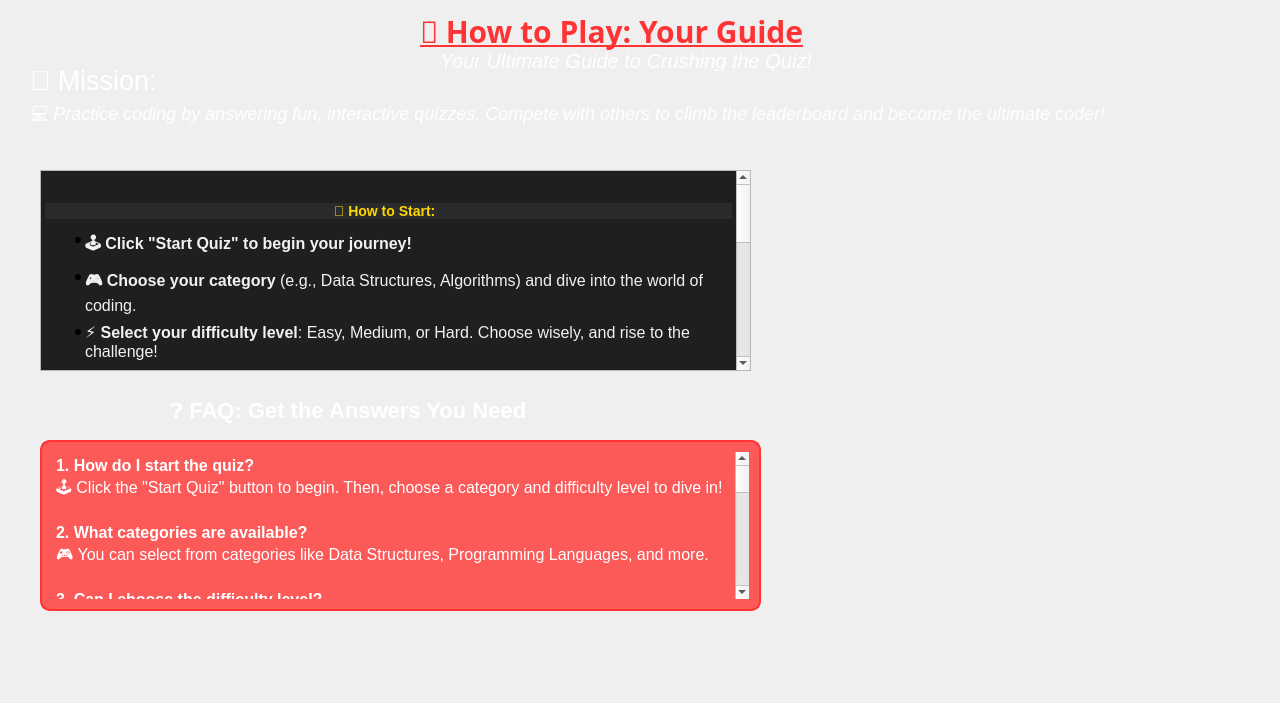
<?xml version="1.0" encoding="UTF-8"?>
<ui version="4.0">
 <class>howToPlay</class>
 <widget class="QDialog" name="howToPlay">
  <property name="geometry">
   <rect>
    <x>0</x>
    <y>0</y>
    <width>1280</width>
    <height>703</height>
   </rect>
  </property>
  <property name="windowTitle">
   <string>Dialog</string>
  </property>
  <widget class="QLabel" name="label">
   <property name="geometry">
    <rect>
     <x>0</x>
     <y>0</y>
     <width>1280</width>
     <height>703</height>
    </rect>
   </property>
   <property name="styleSheet">
    <string notr="true"/>
   </property>
   <property name="text">
    <string/>
   </property>
   <property name="pixmap">
    <pixmap resource="ImagesAndIcons.qrc">:/images/icons &amp; images/how to play page.jpg</pixmap>
   </property>
   <property name="scaledContents">
    <bool>true</bool>
   </property>
  </widget>
  <widget class="QLabel" name="label_2">
   <property name="geometry">
    <rect>
     <x>420</x>
     <y>10</y>
     <width>441</width>
     <height>41</height>
    </rect>
   </property>
   <property name="font">
    <font>
     <family>Algerian</family>
     <pointsize>-1</pointsize>
     <bold>true</bold>
     <underline>true</underline>
    </font>
   </property>
   <property name="styleSheet">
    <string notr="true">QLabel {
    color: #FF3333; /* Controller Red Color */
    font-size: 30px;
    font-weight: bold;
}</string>
   </property>
   <property name="text">
    <string>🎲 How to Play: Your Guide</string>
   </property>
  </widget>
  <widget class="QLabel" name="label_3">
   <property name="geometry">
    <rect>
     <x>30</x>
     <y>90</y>
     <width>1171</width>
     <height>51</height>
    </rect>
   </property>
   <property name="font">
    <font>
     <pointsize>-1</pointsize>
     <italic>true</italic>
    </font>
   </property>
   <property name="styleSheet">
    <string notr="true">QLabel {
    color: white;
    font-size: 18px;
    font-style: italic;
}</string>
   </property>
   <property name="text">
    <string>💻 Practice coding by answering fun, interactive quizzes. Compete with others to climb the leaderboard and become the ultimate coder! 🎯</string>
   </property>
  </widget>
  <widget class="QLabel" name="label_4">
   <property name="geometry">
    <rect>
     <x>30</x>
     <y>60</y>
     <width>221</width>
     <height>41</height>
    </rect>
   </property>
   <property name="font">
    <font>
     <pointsize>20</pointsize>
    </font>
   </property>
   <property name="styleSheet">
    <string notr="true">color: rgb(255, 255, 255)</string>
   </property>
   <property name="text">
    <string>🚀 Mission:</string>
   </property>
  </widget>
  <widget class="QTextBrowser" name="textBrowser">
   <property name="geometry">
    <rect>
     <x>40</x>
     <y>170</y>
     <width>711</width>
     <height>201</height>
    </rect>
   </property>
   <property name="styleSheet">
    <string notr="true">QLabel *label = new QLabel(&quot;Highlighted Text&quot;);
label-&gt;setStyleSheet(&quot;QLabel { background-color: yellow; color: black; }&quot;);</string>
   </property>
   <property name="html">
    <string>&lt;!DOCTYPE HTML PUBLIC &quot;-//W3C//DTD HTML 4.0//EN&quot; &quot;http://www.w3.org/TR/REC-html40/strict.dtd&quot;&gt;
&lt;html&gt;&lt;head&gt;&lt;meta name=&quot;qrichtext&quot; content=&quot;1&quot; /&gt;&lt;meta charset=&quot;utf-8&quot; /&gt;&lt;style type=&quot;text/css&quot;&gt;
p, li { white-space: pre-wrap; }
hr { height: 1px; border-width: 0; }
li.unchecked::marker { content: &quot;\2610&quot;; }
li.checked::marker { content: &quot;\2612&quot;; }
&lt;/style&gt;&lt;/head&gt;&lt;body style=&quot; font-family:'Segoe UI'; font-size:9pt; font-weight:400; font-style:normal;&quot; bgcolor=&quot;#1f1f1f&quot;&gt;
&lt;p style=&quot; margin-top:0px; margin-bottom:0px; margin-left:0px; margin-right:0px; -qt-block-indent:0; text-indent:0px;&quot;&gt;&lt;span style=&quot; color:#f1f1f1;&quot;&gt;  &lt;/span&gt;&lt;/p&gt;
&lt;h3 align=&quot;center&quot; style=&quot; margin-top:14px; margin-bottom:12px; margin-left:0px; margin-right:0px; -qt-block-indent:0; text-indent:0px; background-color:#292b2c;&quot;&gt;&lt;span style=&quot; font-size:12pt; font-weight:700; color:#ffd700;&quot;&gt;🌟 How to Start:&lt;/span&gt;&lt;span style=&quot; font-size:12pt; font-weight:700; color:#f1f1f1;&quot;&gt;  &lt;/span&gt;&lt;/h3&gt;
&lt;ul style=&quot;margin-top: 0px; margin-bottom: 0px; margin-left: 0px; margin-right: 0px; -qt-list-indent: 1;&quot;&gt;
&lt;li style=&quot; font-size:12pt; color:#f1f1f1;&quot; style=&quot; margin-top:12px; margin-bottom:0px; margin-left:0px; margin-right:0px; -qt-block-indent:0; text-indent:0px;&quot;&gt;&lt;span style=&quot; font-weight:700;&quot;&gt;🕹️ Click &amp;quot;Start Quiz&amp;quot; to begin your journey!&lt;/span&gt;    &lt;/li&gt;
&lt;li style=&quot; font-size:12pt; color:#f1f1f1;&quot; style=&quot; margin-top:8px; margin-bottom:0px; margin-left:0px; margin-right:0px; -qt-block-indent:0; text-indent:0px;&quot;&gt;&lt;span style=&quot; font-weight:700;&quot;&gt;🎮 Choose your category&lt;/span&gt; (e.g., Data Structures, Algorithms) and dive into the world of coding.    &lt;/li&gt;
&lt;li style=&quot; font-size:12pt; color:#f1f1f1;&quot; style=&quot; margin-top:8px; margin-bottom:12px; margin-left:0px; margin-right:0px; -qt-block-indent:0; text-indent:0px;&quot;&gt;&lt;span style=&quot; font-weight:700;&quot;&gt;⚡ Select your difficulty level&lt;/span&gt;: Easy, Medium, or Hard. Choose wisely, and rise to the challenge!    &lt;/li&gt;&lt;/ul&gt;
&lt;h3 align=&quot;center&quot; style=&quot; margin-top:14px; margin-bottom:12px; margin-left:0px; margin-right:0px; -qt-block-indent:0; text-indent:0px; background-color:#292b2c;&quot;&gt;&lt;span style=&quot; font-size:12pt; font-weight:700; color:#ffd700;&quot;&gt;🔥 Rules:&lt;/span&gt;&lt;span style=&quot; font-size:12pt; font-weight:700; color:#f1f1f1;&quot;&gt;  &lt;/span&gt;&lt;/h3&gt;
&lt;ul style=&quot;margin-top: 0px; margin-bottom: 0px; margin-left: 0px; margin-right: 0px; -qt-list-indent: 1;&quot;&gt;
&lt;li style=&quot; font-size:12pt; color:#f1f1f1;&quot; style=&quot; margin-top:12px; margin-bottom:0px; margin-left:0px; margin-right:0px; -qt-block-indent:0; text-indent:0px;&quot;&gt;&lt;span style=&quot; font-weight:700;&quot;&gt;⏰ Timed quizzes&lt;/span&gt;: Answer before the clock runs out to earn points!    &lt;/li&gt;
&lt;li style=&quot; font-size:12pt; color:#f1f1f1;&quot; style=&quot; margin-top:8px; margin-bottom:0px; margin-left:0px; margin-right:0px; -qt-block-indent:0; text-indent:0px;&quot;&gt;&lt;span style=&quot; font-weight:700;&quot;&gt;🎯 Points awarded for correct answers&lt;/span&gt;: Get them right to climb the leaderboard.     &lt;/li&gt;&lt;/ul&gt;
&lt;h3 align=&quot;center&quot; style=&quot; margin-top:14px; margin-bottom:12px; margin-left:0px; margin-right:0px; -qt-block-indent:0; text-indent:0px; background-color:#292b2c;&quot;&gt;&lt;span style=&quot; font-size:12pt; font-weight:700; color:#ffd700;&quot;&gt;💡 Tips for Success:&lt;/span&gt;&lt;span style=&quot; font-size:12pt; font-weight:700; color:#f1f1f1;&quot;&gt;  &lt;/span&gt;&lt;/h3&gt;
&lt;ul style=&quot;margin-top: 0px; margin-bottom: 0px; margin-left: 0px; margin-right: 0px; -qt-list-indent: 1;&quot;&gt;
&lt;li style=&quot; font-size:12pt; color:#f1f1f1;&quot; style=&quot; margin-top:12px; margin-bottom:0px; margin-left:0px; margin-right:0px; -qt-block-indent:0; text-indent:0px;&quot;&gt;&lt;span style=&quot; font-weight:700;&quot;&gt;📚 Choose familiar categories first&lt;/span&gt; to build confidence.    &lt;/li&gt;
&lt;li style=&quot; font-size:12pt; color:#f1f1f1;&quot; style=&quot; margin-top:8px; margin-bottom:0px; margin-left:0px; margin-right:0px; -qt-block-indent:0; text-indent:0px;&quot;&gt;&lt;span style=&quot; font-weight:700;&quot;&gt;⏳ Manage your time wisely&lt;/span&gt;: Don’t rush, but keep an eye on the clock!    &lt;/li&gt;
&lt;li style=&quot; font-size:12pt; color:#f1f1f1;&quot; style=&quot; margin-top:8px; margin-bottom:0px; margin-left:0px; margin-right:0px; -qt-block-indent:0; text-indent:0px;&quot;&gt;&lt;span style=&quot; font-weight:700;&quot;&gt;📈 Monitor your progress&lt;/span&gt;: Track how you're improving and aim for that high score!    &lt;/li&gt;
&lt;li style=&quot; font-size:12pt; color:#f1f1f1;&quot; style=&quot; margin-top:8px; margin-bottom:12px; margin-left:0px; margin-right:0px; -qt-block-indent:0; text-indent:0px;&quot;&gt;&lt;span style=&quot; font-weight:700;&quot;&gt;💪 Challenge yourself&lt;/span&gt;: As you get better, increase the difficulty to keep the game exciting!    &lt;/li&gt;&lt;/ul&gt;
&lt;h3 align=&quot;center&quot; style=&quot; margin-top:14px; margin-bottom:12px; margin-left:0px; margin-right:0px; -qt-block-indent:0; text-indent:0px; background-color:#292b2c;&quot;&gt;&lt;span style=&quot; font-size:12pt; font-weight:700; color:#ffd700;&quot;&gt;🏆 Extra Features:&lt;/span&gt;&lt;span style=&quot; font-size:12pt; font-weight:700; color:#f1f1f1;&quot;&gt;  &lt;/span&gt;&lt;/h3&gt;
&lt;ul style=&quot;margin-top: 0px; margin-bottom: 0px; margin-left: 0px; margin-right: 0px; -qt-list-indent: 1;&quot;&gt;
&lt;li style=&quot; font-size:12pt; color:#f1f1f1;&quot; style=&quot; margin-top:12px; margin-bottom:0px; margin-left:0px; margin-right:0px; -qt-block-indent:0; text-indent:0px;&quot;&gt;&lt;span style=&quot; font-weight:700;&quot;&gt;📅 Daily Quiz Challenge&lt;/span&gt;: Compete every day to earn bonus points and climb the leaderboard faster!    &lt;/li&gt;
&lt;li style=&quot; font-size:12pt; color:#f1f1f1;&quot; style=&quot; margin-top:8px; margin-bottom:12px; margin-left:0px; margin-right:0px; -qt-block-indent:0; text-indent:0px;&quot;&gt;&lt;span style=&quot; font-weight:700;&quot;&gt;🔍 Analyze your performance&lt;/span&gt;: Review your results and master your skills for the next quiz!  &lt;/li&gt;&lt;/ul&gt;&lt;/body&gt;&lt;/html&gt;</string>
   </property>
  </widget>
  <widget class="QLabel" name="label_5">
   <property name="geometry">
    <rect>
     <x>170</x>
     <y>390</y>
     <width>411</width>
     <height>41</height>
    </rect>
   </property>
   <property name="font">
    <font>
     <pointsize>-1</pointsize>
     <bold>true</bold>
    </font>
   </property>
   <property name="styleSheet">
    <string notr="true">QLabel {
    color: white; /* Controller Red Color */
    font-size: 22px;
    font-weight: bold;
}</string>
   </property>
   <property name="text">
    <string>❓ FAQ: Get the Answers You Need</string>
   </property>
  </widget>
  <widget class="QTextBrowser" name="textBrowser_2">
   <property name="geometry">
    <rect>
     <x>40</x>
     <y>440</y>
     <width>721</width>
     <height>171</height>
    </rect>
   </property>
   <property name="styleSheet">
    <string notr="true">QTextBrowser {
    background-color: rgba(255, 51, 51, 0.8); /* Glowing red background */
    border: 2px solid #FF3333; /* Red border matching the controller */
    border-radius: 10px; /* Rounded corners for aesthetics */
    color: white; /* Text color */
    font-size: 16px; /* Adjust size for readability */
    font-family: Arial, sans-serif; /* Font style */
    padding: 10px; /* Inner padding for spacing */
    box-shadow: 0px 0px 15px rgba(255, 51, 51, 0.9); /* Glow effect */
}</string>
   </property>
   <property name="html">
    <string>&lt;!DOCTYPE HTML PUBLIC &quot;-//W3C//DTD HTML 4.0//EN&quot; &quot;http://www.w3.org/TR/REC-html40/strict.dtd&quot;&gt;
&lt;html&gt;&lt;head&gt;&lt;meta name=&quot;qrichtext&quot; content=&quot;1&quot; /&gt;&lt;meta charset=&quot;utf-8&quot; /&gt;&lt;style type=&quot;text/css&quot;&gt;
p, li { white-space: pre-wrap; }
hr { height: 1px; border-width: 0; }
li.unchecked::marker { content: &quot;\2610&quot;; }
li.checked::marker { content: &quot;\2612&quot;; }
&lt;/style&gt;&lt;/head&gt;&lt;body style=&quot; font-family:'Arial','sans-serif'; font-size:16px; font-weight:400; font-style:normal;&quot;&gt;
&lt;p style=&quot; margin-top:0px; margin-bottom:0px; margin-left:0px; margin-right:0px; -qt-block-indent:0; text-indent:0px;&quot;&gt;&lt;span style=&quot; font-family:'Segoe UI'; font-size:12pt; font-weight:700;&quot;&gt;1. How do I start the quiz?&lt;/span&gt;&lt;/p&gt;
&lt;p style=&quot; margin-top:0px; margin-bottom:0px; margin-left:0px; margin-right:0px; -qt-block-indent:0; text-indent:0px;&quot;&gt;&lt;span style=&quot; font-family:'Segoe UI'; font-size:12pt;&quot;&gt;🕹️ Click the &amp;quot;Start Quiz&amp;quot; button to begin. Then, choose a category and difficulty level to dive in!&lt;/span&gt;&lt;/p&gt;
&lt;p style=&quot;-qt-paragraph-type:empty; margin-top:0px; margin-bottom:0px; margin-left:0px; margin-right:0px; -qt-block-indent:0; text-indent:0px; font-family:'Segoe UI'; font-size:12pt;&quot;&gt;&lt;br /&gt;&lt;/p&gt;
&lt;p style=&quot; margin-top:0px; margin-bottom:0px; margin-left:0px; margin-right:0px; -qt-block-indent:0; text-indent:0px;&quot;&gt;&lt;span style=&quot; font-family:'Segoe UI'; font-size:12pt; font-weight:700;&quot;&gt;2. What categories are available?&lt;/span&gt;&lt;/p&gt;
&lt;p style=&quot; margin-top:0px; margin-bottom:0px; margin-left:0px; margin-right:0px; -qt-block-indent:0; text-indent:0px;&quot;&gt;&lt;span style=&quot; font-family:'Segoe UI'; font-size:12pt;&quot;&gt;🎮 You can select from categories like Data Structures, Programming Languages, and more.&lt;/span&gt;&lt;/p&gt;
&lt;p style=&quot;-qt-paragraph-type:empty; margin-top:0px; margin-bottom:0px; margin-left:0px; margin-right:0px; -qt-block-indent:0; text-indent:0px; font-family:'Segoe UI'; font-size:12pt;&quot;&gt;&lt;br /&gt;&lt;/p&gt;
&lt;p style=&quot; margin-top:0px; margin-bottom:0px; margin-left:0px; margin-right:0px; -qt-block-indent:0; text-indent:0px;&quot;&gt;&lt;span style=&quot; font-family:'Segoe UI'; font-size:12pt; font-weight:700;&quot;&gt;3. Can I choose the difficulty level?&lt;/span&gt;&lt;/p&gt;
&lt;p style=&quot; margin-top:0px; margin-bottom:0px; margin-left:0px; margin-right:0px; -qt-block-indent:0; text-indent:0px;&quot;&gt;&lt;span style=&quot; font-family:'Segoe UI'; font-size:12pt;&quot;&gt;⚡ Yes! You can pick from Easy, Medium, or Hard, depending on your skill level.&lt;/span&gt;&lt;/p&gt;
&lt;p style=&quot;-qt-paragraph-type:empty; margin-top:0px; margin-bottom:0px; margin-left:0px; margin-right:0px; -qt-block-indent:0; text-indent:0px; font-family:'Segoe UI'; font-size:12pt;&quot;&gt;&lt;br /&gt;&lt;/p&gt;
&lt;p style=&quot; margin-top:0px; margin-bottom:0px; margin-left:0px; margin-right:0px; -qt-block-indent:0; text-indent:0px;&quot;&gt;&lt;span style=&quot; font-family:'Segoe UI'; font-size:12pt; font-weight:700;&quot;&gt;4. Are the quizzes timed?&lt;/span&gt;&lt;/p&gt;
&lt;p style=&quot; margin-top:0px; margin-bottom:0px; margin-left:0px; margin-right:0px; -qt-block-indent:0; text-indent:0px;&quot;&gt;&lt;span style=&quot; font-family:'Segoe UI'; font-size:12pt;&quot;&gt;⏰ Yes, quizzes are timed. Answer before the clock runs out to earn points!&lt;/span&gt;&lt;/p&gt;
&lt;p style=&quot;-qt-paragraph-type:empty; margin-top:0px; margin-bottom:0px; margin-left:0px; margin-right:0px; -qt-block-indent:0; text-indent:0px; font-family:'Segoe UI'; font-size:12pt;&quot;&gt;&lt;br /&gt;&lt;/p&gt;
&lt;p style=&quot; margin-top:0px; margin-bottom:0px; margin-left:0px; margin-right:0px; -qt-block-indent:0; text-indent:0px;&quot;&gt;&lt;span style=&quot; font-family:'Segoe UI'; font-size:12pt; font-weight:700;&quot;&gt;5. How are points awarded?&lt;/span&gt;&lt;/p&gt;
&lt;p style=&quot; margin-top:0px; margin-bottom:0px; margin-left:0px; margin-right:0px; -qt-block-indent:0; text-indent:0px;&quot;&gt;&lt;span style=&quot; font-family:'Segoe UI'; font-size:12pt;&quot;&gt;🎯 You get points for correct answers. &lt;/span&gt;&lt;/p&gt;
&lt;p style=&quot;-qt-paragraph-type:empty; margin-top:0px; margin-bottom:0px; margin-left:0px; margin-right:0px; -qt-block-indent:0; text-indent:0px; font-family:'Segoe UI'; font-size:12pt;&quot;&gt;&lt;br /&gt;&lt;/p&gt;
&lt;p style=&quot; margin-top:0px; margin-bottom:0px; margin-left:0px; margin-right:0px; -qt-block-indent:0; text-indent:0px;&quot;&gt;&lt;span style=&quot; font-family:'Segoe UI'; font-size:12pt; font-weight:700;&quot;&gt;6. How can I improve my score?&lt;/span&gt;&lt;/p&gt;
&lt;p style=&quot; margin-top:0px; margin-bottom:0px; margin-left:0px; margin-right:0px; -qt-block-indent:0; text-indent:0px;&quot;&gt;&lt;span style=&quot; font-family:'Segoe UI'; font-size:12pt;&quot;&gt;💡 Start with familiar categories, manage your time wisely, and aim to increase the difficulty as you improve.&lt;/span&gt;&lt;/p&gt;
&lt;p style=&quot;-qt-paragraph-type:empty; margin-top:0px; margin-bottom:0px; margin-left:0px; margin-right:0px; -qt-block-indent:0; text-indent:0px; font-family:'Segoe UI'; font-size:12pt;&quot;&gt;&lt;br /&gt;&lt;/p&gt;
&lt;p style=&quot; margin-top:0px; margin-bottom:0px; margin-left:0px; margin-right:0px; -qt-block-indent:0; text-indent:0px;&quot;&gt;&lt;span style=&quot; font-family:'Segoe UI'; font-size:12pt; font-weight:700;&quot;&gt;7. What is the Daily Quiz Challenge?&lt;/span&gt;&lt;/p&gt;
&lt;p style=&quot; margin-top:0px; margin-bottom:0px; margin-left:0px; margin-right:0px; -qt-block-indent:0; text-indent:0px;&quot;&gt;&lt;span style=&quot; font-family:'Segoe UI'; font-size:12pt;&quot;&gt;📅 It’s a special challenge where you compete daily to earn bonus points and climb the leaderboard faster.&lt;/span&gt;&lt;/p&gt;
&lt;p style=&quot;-qt-paragraph-type:empty; margin-top:0px; margin-bottom:0px; margin-left:0px; margin-right:0px; -qt-block-indent:0; text-indent:0px; font-family:'Segoe UI'; font-size:12pt;&quot;&gt;&lt;br /&gt;&lt;/p&gt;
&lt;p style=&quot; margin-top:0px; margin-bottom:0px; margin-left:0px; margin-right:0px; -qt-block-indent:0; text-indent:0px;&quot;&gt;&lt;span style=&quot; font-family:'Segoe UI'; font-size:12pt; font-weight:700;&quot;&gt;8. Can I track my progress?&lt;/span&gt;&lt;/p&gt;
&lt;p style=&quot; margin-top:0px; margin-bottom:0px; margin-left:0px; margin-right:0px; -qt-block-indent:0; text-indent:0px;&quot;&gt;&lt;span style=&quot; font-family:'Segoe UI'; font-size:12pt;&quot;&gt;📈 Yes, you can review your results and see how you're improving over time.&lt;/span&gt;&lt;/p&gt;
&lt;p style=&quot;-qt-paragraph-type:empty; margin-top:0px; margin-bottom:0px; margin-left:0px; margin-right:0px; -qt-block-indent:0; text-indent:0px; font-family:'Segoe UI'; font-size:12pt;&quot;&gt;&lt;br /&gt;&lt;/p&gt;
&lt;p style=&quot; margin-top:0px; margin-bottom:0px; margin-left:0px; margin-right:0px; -qt-block-indent:0; text-indent:0px;&quot;&gt;&lt;span style=&quot; font-family:'Segoe UI'; font-size:12pt; font-weight:700;&quot;&gt;9. What happens if I run out of time?&lt;/span&gt;&lt;/p&gt;
&lt;p style=&quot; margin-top:0px; margin-bottom:0px; margin-left:0px; margin-right:0px; -qt-block-indent:0; text-indent:0px;&quot;&gt;&lt;span style=&quot; font-family:'Segoe UI'; font-size:12pt;&quot;&gt;⏳ If you don’t answer within the time limit, you won’t earn points for that question, so keep an eye on the clock!&lt;/span&gt;&lt;/p&gt;
&lt;p style=&quot;-qt-paragraph-type:empty; margin-top:0px; margin-bottom:0px; margin-left:0px; margin-right:0px; -qt-block-indent:0; text-indent:0px; font-family:'Segoe UI'; font-size:12pt;&quot;&gt;&lt;br /&gt;&lt;/p&gt;
&lt;p style=&quot; margin-top:0px; margin-bottom:0px; margin-left:0px; margin-right:0px; -qt-block-indent:0; text-indent:0px;&quot;&gt;&lt;span style=&quot; font-family:'Segoe UI'; font-size:12pt; font-weight:700;&quot;&gt;10. How can I challenge myself more?&lt;/span&gt;&lt;/p&gt;
&lt;p style=&quot; margin-top:0px; margin-bottom:0px; margin-left:0px; margin-right:0px; -qt-block-indent:0; text-indent:0px;&quot;&gt;&lt;span style=&quot; font-family:'Segoe UI'; font-size:12pt;&quot;&gt;💪 Try harder difficulty levels or tackle new categories to keep the game exciting and grow your skills!&lt;/span&gt;&lt;/p&gt;
&lt;p style=&quot;-qt-paragraph-type:empty; margin-top:0px; margin-bottom:0px; margin-left:0px; margin-right:0px; -qt-block-indent:0; text-indent:0px; font-family:'Segoe UI'; font-size:12pt;&quot;&gt;&lt;br /&gt;&lt;/p&gt;
&lt;p style=&quot; margin-top:0px; margin-bottom:0px; margin-left:0px; margin-right:0px; -qt-block-indent:0; text-indent:0px;&quot;&gt;&lt;span style=&quot; font-family:'Segoe UI'; font-size:12pt; font-weight:700;&quot;&gt;11. Can I climb a leaderboard?&lt;/span&gt;&lt;/p&gt;
&lt;p style=&quot; margin-top:0px; margin-bottom:0px; margin-left:0px; margin-right:0px; -qt-block-indent:0; text-indent:0px;&quot;&gt;&lt;span style=&quot; font-family:'Segoe UI'; font-size:12pt;&quot;&gt;🏆 Yes! Your points contribute to a leaderboard, so aim high to secure a top spot.&lt;/span&gt;&lt;/p&gt;&lt;/body&gt;&lt;/html&gt;</string>
   </property>
  </widget>
  <widget class="QLabel" name="label_6">
   <property name="geometry">
    <rect>
     <x>440</x>
     <y>50</y>
     <width>421</width>
     <height>21</height>
    </rect>
   </property>
   <property name="font">
    <font>
     <pointsize>15</pointsize>
     <italic>true</italic>
    </font>
   </property>
   <property name="styleSheet">
    <string notr="true">color: rgb(255, 255, 255)</string>
   </property>
   <property name="text">
    <string>Your Ultimate Guide to Crushing the Quiz! </string>
   </property>
  </widget>
  <widget class="QPushButton" name="pushButton_4">
   <property name="geometry">
    <rect>
     <x>0</x>
     <y>0</y>
     <width>61</width>
     <height>31</height>
    </rect>
   </property>
   <property name="styleSheet">
    <string notr="true">border-radius: 10px;
</string>
   </property>
   <property name="text">
    <string/>
   </property>
   <property name="icon">
    <iconset>
     <normaloff>C:/Users/dell/Downloads/arrow_14034415.png</normaloff>C:/Users/dell/Downloads/arrow_14034415.png</iconset>
   </property>
   <property name="iconSize">
    <size>
     <width>60</width>
     <height>60</height>
    </size>
   </property>
  </widget>
 </widget>
 <resources>
  <include location="ImagesAndIcons.qrc"/>
 </resources>
 <connections/>
</ui>
